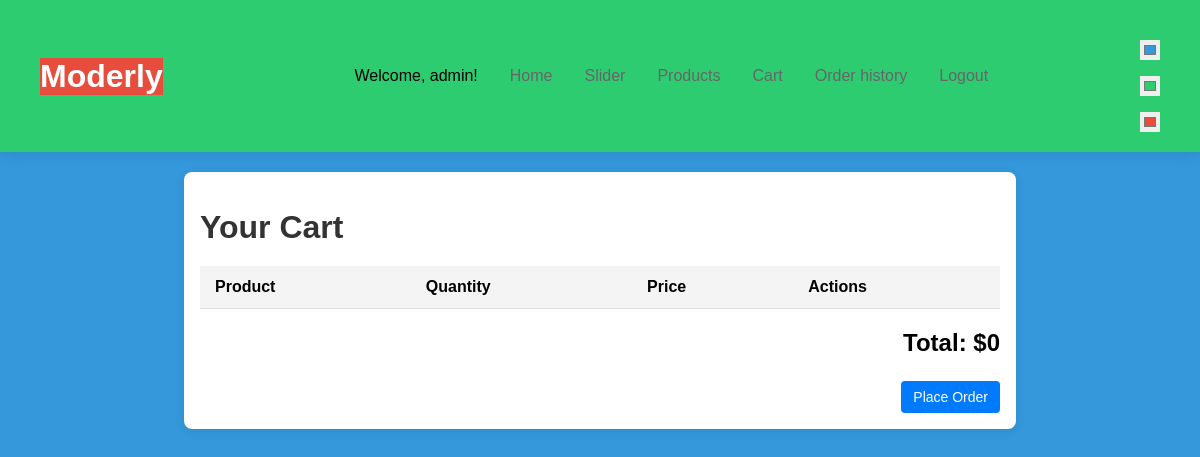
The page /cart/ (signed in) on the database as committed earlier.
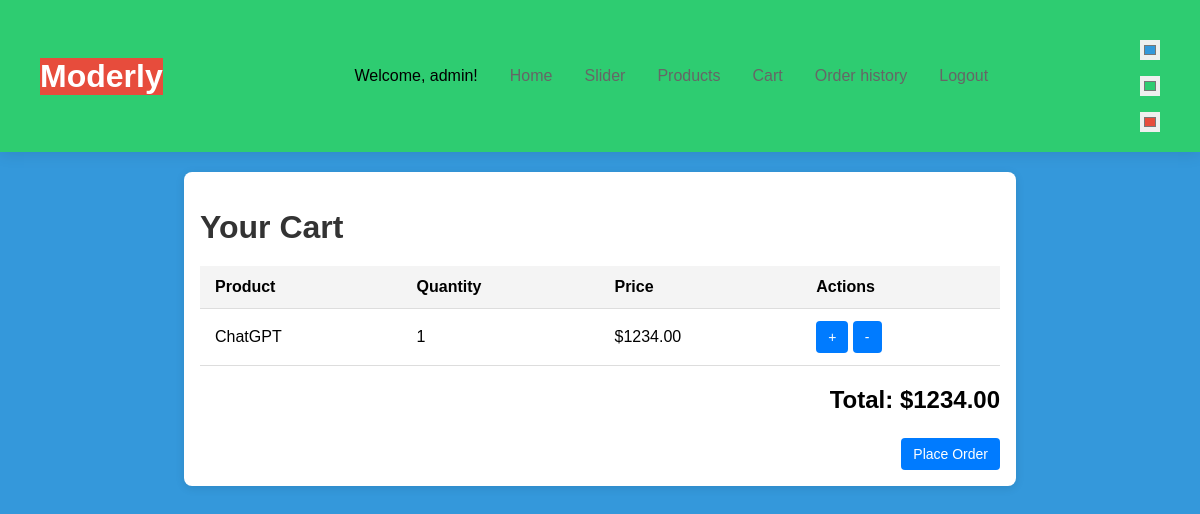
The same page on the database as committed later.
### cart/models.py (models this page shows, shortened)
class CartItem(models.Model):
    cart = models.ForeignKey(Cart, on_delete=models.CASCADE, related_name='items')
    product = models.ForeignKey(Product, on_delete=models.CASCADE)
    quantity = models.PositiveIntegerField(default=1)
    class Meta:
        unique_together = ('cart', 'product')

### products/models.py (models this page shows, shortened)
class Product(models.Model):
    name = models.CharField(max_length=255)
    price = models.DecimalField(max_digits=10, decimal_places=2)
    description = models.TextField()
    photo = models.ImageField(upload_to='products/')
    category = models.ForeignKey(Category, on_delete=models.CASCADE, related_name='products')
    created_by = models.ForeignKey(CustomUser, on_delete=models.CASCADE, related_name='products')
    reported_by = models.ManyToManyField(CustomUser, related_name='reported_products', blank=True)
    approved = models.BooleanField(default=False)

### cart/views.py (the view)
# urls.py: path('', views.view_cart, name='view_cart'),
@login_required
def view_cart(request):
    cart, created = Cart.objects.get_or_create(user=request.user)
    cart_items = cart.items.all()
    for item in cart_items:
        item.total_price = item.product.price * item.quantity
    return render(request, 'cart/view_cart.html', {
        'cart': cart,
        'cart_items': cart_items,
        'total': sum(item.total_price for item in cart_items)
    })

### base/context_processors.py (called while the page is built)
def current_user(request):
    return {
        'current_user': request.user if request.user.is_authenticated else None
    }

### templates/cart/view_cart.html (shortened to what this page needs)
<!DOCTYPE html>
<html lang="en">
<head>
</head>
<body>
    {% include 'header.html' %}
    <div class="container">
        <h1>Your Cart</h1>
        <table>
            <thead>
                <tr>
                    <th>Product</th>
                    <th>Quantity</th>
                    <th>Price</th>
                    <th>Actions</th>
                </tr>
            </thead>
            <tbody>
                {% for item in cart_items %}
                <tr>
                    <td>{{ item.product.name }}</td>
                    <td>{{ item.quantity }}</td>
                    <td>${{ item.product.price }}</td>
                    <td>
                        <form method="post" action="{% url 'update_cart_item' item.id %}">
                            <button type="submit" name="action" value="increment">+</button>
                            <button type="submit" name="action" value="decrement">-</button>
                        </form>
                    </td>
                </tr>
                {% endfor %}
            </tbody>
        </table>
        <p class="total">Total: ${{ total }}</p>
        <div class="place-order">
            <form method="post" action="{% url 'checkout' %}">
                <button type="submit">Place Order</button>
            </form>
        </div>
    </div>
</body>
</html>

Rows that differ between the two databases and show on the page:
added CartItem: product.name "ChatGPT", quantity "1", product.price "1234.00"
Other text that changed with them:
{{ total }}: "0" → "1234.00"
